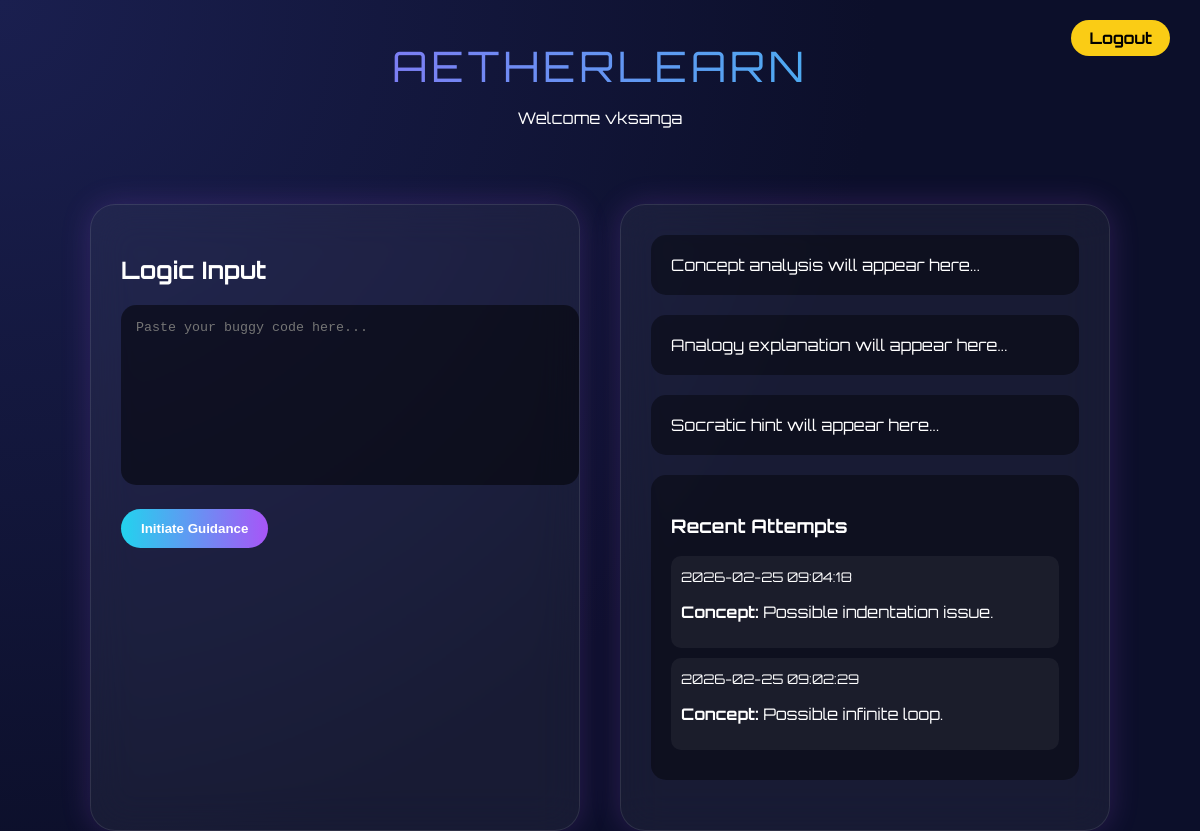
The app's page /dashboard (signed in) with its own data.
### tables this page shows
CREATE TABLE analysis_history (
        id INTEGER PRIMARY KEY AUTOINCREMENT,
        userid TEXT,
        code TEXT,
        concept TEXT,
        analogy TEXT,
        hint TEXT,
        timestamp DATETIME DEFAULT CURRENT_TIMESTAMP
    );

### main.py (the view)
@app.route("/dashboard")
def dashboard():
    if "user" not in session:
        return redirect("/")
    conn = sqlite3.connect("database.db")
    cursor = conn.cursor()
    cursor.execute("""
        SELECT code, concept, timestamp
        FROM analysis_history
        WHERE userid=?
        ORDER BY id DESC
        LIMIT 5
    """, (session["user"],))
    history = cursor.fetchall()
    conn.close()
    return render_template("dashboard.html",
                           user=session["user"],
                           history=history)

### templates/dashboard.html (shortened to what this page needs)
<!DOCTYPE html>
<html>
<head>
</head>
<body>
<a href="/logout" class="logout">Logout</a>
<div class="header">
    <div class="logo">AETHERLEARN</div>
    <p>Welcome {{ user }}</p>
</div>
<div class="container">
    <div class="card">
        <h2>Logic Input</h2>
        <form id="mentorForm">
            <textarea name="code" id="codeInput"
                placeholder="Paste your buggy code here..."></textarea>
            <button type="submit" class="button">
                Initiate Guidance
            </button>
        </form>
    </div>
    <div class="card">
        <div class="info-box" id="conceptBox">
            Concept analysis will appear here...
        </div>
        <div class="info-box" id="analogyBox">
            Analogy explanation will appear here...
        </div>
        <div class="info-box" id="hintBox">
            Socratic hint will appear here...
        </div>
        <div class="info-box">
            <h3>Recent Attempts</h3>
            {% if history %}
                {% for item in history %}
                    <div style="margin-bottom:10px; padding:10px; background:rgba(255,255,255,0.05); border-radius:10px;">
                        <small>{{ item[2] }}</small>
                        <p><strong>Concept:</strong> {{ item[1] }}</p>
                    </div>
                {% endfor %}
            {% else %}
                <p>No previous attempts yet.</p>
            {% endif %}
        </div>
    </div>
</div>
</body>
</html>

### templates/dashboard.html (style rules this page uses)
body { margin: 0; font-family: 'Orbitron', sans-serif; background: radial-gradient(circle at top left, #1a1f4f, #0c0f2a 60%); color: white; }
.header { text-align: center; padding: 40px 0 20px; }
.logo { font-size: 42px; letter-spacing: 4px; background: linear-gradient(90deg, #a855f7, #22d3ee); -webkit-background-clip: text; -webkit-text-fill-color: transparent; }
.container { width: 85%; margin: auto; display: grid; grid-template-columns: 1fr 1fr; gap: 40px; margin-top: 40px; }
.card { background: rgba(255,255,255,0.05); border-radius: 25px; padding: 30px; backdrop-filter: blur(20px); border: 1px solid rgba(255,255,255,0.1); box-shadow: 0 0 30px rgba(168,85,247,0.2); }
textarea { width: 100%; height: 150px; border-radius: 15px; border: none; padding: 15px; background: rgba(0,0,0,0.5); color: white; resize: none; outline: none; font-family: monospace; }
.button { margin-top: 20px; padding: 12px 20px; border-radius: 20px; border: none; cursor: pointer; font-weight: bold; background: linear-gradient(90deg, #22d3ee, #a855f7); color: white; transition: 0.3s; }
.info-box { background: rgba(0,0,0,0.4); padding: 20px; border-radius: 15px; margin-bottom: 20px; }
.logout { position: absolute; top: 20px; right: 30px; background: #facc15; color: black; padding: 8px 18px; border-radius: 20px; text-decoration: none; font-weight: bold; }

### records on screen
analysis_history: timestamp "2026-02-25 09:04:18", concept "Possible indentation issue."
analysis_history: timestamp "2026-02-25 09:02:29", concept "Possible infinite loop."

### other values on screen
{{ user }} "vksanga"
